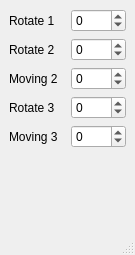
<?xml version="1.0" encoding="UTF-8"?>
<ui version="4.0">
 <class>MainWindow</class>
 <widget class="QMainWindow" name="MainWindow">
  <property name="geometry">
   <rect>
    <x>0</x>
    <y>0</y>
    <width>135</width>
    <height>255</height>
   </rect>
  </property>
  <property name="sizePolicy">
   <sizepolicy hsizetype="Fixed" vsizetype="Fixed">
    <horstretch>0</horstretch>
    <verstretch>0</verstretch>
   </sizepolicy>
  </property>
  <property name="minimumSize">
   <size>
    <width>135</width>
    <height>255</height>
   </size>
  </property>
  <property name="maximumSize">
   <size>
    <width>135</width>
    <height>255</height>
   </size>
  </property>
  <property name="windowTitle">
   <string>Settings</string>
  </property>
  <widget class="QWidget" name="centralwidget">
   <layout class="QGridLayout" name="gridLayout">
    <item row="0" column="0">
     <layout class="QHBoxLayout" name="horizontalLayout">
      <item>
       <layout class="QVBoxLayout" name="verticalLayout">
        <property name="sizeConstraint">
         <enum>QLayout::SetDefaultConstraint</enum>
        </property>
        <item>
         <layout class="QHBoxLayout" name="horizontalLayout_2">
          <item>
           <widget class="QLabel" name="label">
            <property name="text">
             <string>Rotate 1</string>
            </property>
           </widget>
          </item>
          <item>
           <widget class="QSpinBox" name="first_ellips_rotation_speed_spinbox">
            <property name="minimum">
             <number>-20</number>
            </property>
            <property name="maximum">
             <number>20</number>
            </property>
           </widget>
          </item>
         </layout>
        </item>
        <item>
         <layout class="QHBoxLayout" name="horizontalLayout_3">
          <item>
           <widget class="QLabel" name="label_2">
            <property name="text">
             <string>Rotate 2</string>
            </property>
           </widget>
          </item>
          <item>
           <widget class="QSpinBox" name="second_ellips_rotation_speed_spinbox">
            <property name="minimum">
             <number>-20</number>
            </property>
            <property name="maximum">
             <number>20</number>
            </property>
           </widget>
          </item>
         </layout>
        </item>
        <item>
         <layout class="QHBoxLayout" name="horizontalLayout_4">
          <item>
           <widget class="QLabel" name="label_3">
            <property name="text">
             <string>Moving 2</string>
            </property>
           </widget>
          </item>
          <item>
           <widget class="QSpinBox" name="second_ellips_moving_speed_spinbox">
            <property name="minimum">
             <number>-20</number>
            </property>
            <property name="maximum">
             <number>20</number>
            </property>
           </widget>
          </item>
         </layout>
        </item>
        <item>
         <layout class="QHBoxLayout" name="horizontalLayout_5">
          <item>
           <widget class="QLabel" name="label_4">
            <property name="text">
             <string>Rotate 3</string>
            </property>
           </widget>
          </item>
          <item>
           <widget class="QSpinBox" name="third_ellips_rotation_speed_spinbox">
            <property name="minimum">
             <number>-20</number>
            </property>
            <property name="maximum">
             <number>20</number>
            </property>
           </widget>
          </item>
         </layout>
        </item>
        <item>
         <layout class="QHBoxLayout" name="horizontalLayout_6">
          <item>
           <widget class="QLabel" name="label_5">
            <property name="text">
             <string>Moving 3</string>
            </property>
           </widget>
          </item>
          <item>
           <widget class="QSpinBox" name="third_ellips_moving_speed_spinbox">
            <property name="minimum">
             <number>-20</number>
            </property>
            <property name="maximum">
             <number>20</number>
            </property>
           </widget>
          </item>
         </layout>
        </item>
        <item>
         <spacer name="verticalSpacer">
          <property name="orientation">
           <enum>Qt::Vertical</enum>
          </property>
          <property name="sizeHint" stdset="0">
           <size>
            <width>20</width>
            <height>40</height>
           </size>
          </property>
         </spacer>
        </item>
       </layout>
      </item>
     </layout>
    </item>
   </layout>
  </widget>
  <widget class="QMenuBar" name="menubar">
   <property name="geometry">
    <rect>
     <x>0</x>
     <y>0</y>
     <width>135</width>
     <height>21</height>
    </rect>
   </property>
  </widget>
  <widget class="QStatusBar" name="statusbar"/>
 </widget>
 <resources/>
 <connections/>
</ui>
